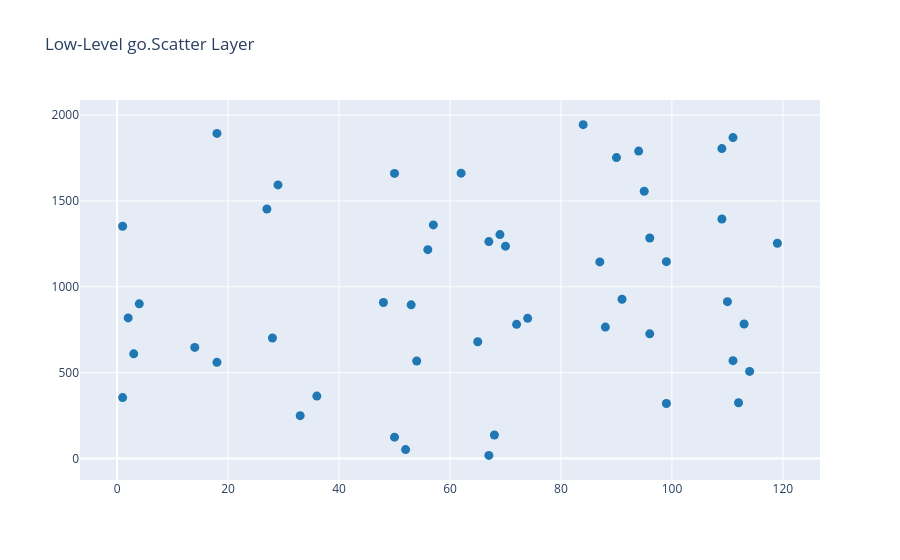

The code cell stored with this chart in its notebook:
### Markdown cell above
### 🔹 🔹 Low-Level Scatter & Line Traces: `go.Scatter()`
Demonstrates how to use `🔹 Low-Level Scatter & Line Traces: `go.Scatter()`` in Python. Visualizations turn complex numerical data into clear, intuitive graphics, helping you spot trends, patterns, and anomalies quickly. **Tip:** Always provide clear axis labels (`xlabel`, `ylabel`) and a title so viewers can interpret your visualization at a glance.

**Syntax:** `scat_trace = go.Scatter(`

### Code cell
scat_trace = go.Scatter(
    x=df['account_age_months'].head(50), 
    y=df['transaction_amount'].head(50), 
    mode='markers', 
    marker=dict(size=9, color='#1f77b4', symbol='circle'), 
    name='Transactions'
)

fig = go.Figure(data=[scat_trace], layout=go.Layout(title='Low-Level go.Scatter Layer'))
fig.show()

### Figure 1 — Plotly figure (JSON) as saved in the notebook; plotly's stock layout.template omitted (floating-point values rounded to 4 significant figures)
{"data": [{"marker": {"color": "#1f77b4", "size": 9, "symbol": "circle"}, "mode": "markers", "name": "Transactions", "type": "scatter", "x": [56, 112, 68, 50, 96, 67, 72, 36, 65, 18, 54, 109, 3, 110, 91, 62, 67, 74, 1, 4, 87, 88, 50, 113, 18, 33, 69, 119, 1, 2, 84, 70, 52, 28, 111, 95, 27, 109, 99, 29, 114, 96, 53, 14, 57, 94, 90, 48, 111, 99], "y": [1216.0, 325.0, 136.7, 124.2, 1285.0, 1264.0, 781.6, 363.5, 679.9, 559.9, 567.7, 1805.0, 609.8, 913.7, 927.5, 1662.0, 18.19, 816.4, 354.7, 900.9, 1145.0, 765.4, 1661.0, 783.5, 1894.0, 249.3, 1304.0, 1254.0, 1353.0, 819.0, 1945.0, 1237.0, 51.76, 701.8, 1869.0, 1557.0, 1454.0, 1395.0, 320.6, 1594.0, 507.1, 726.1, 895.1, 646.9, 1361.0, 1790.0, 1753.0, 908.9, 570.0, 1147.0]}], "layout": {"title": {"text": "Low-Level go.Scatter Layer"}}}
